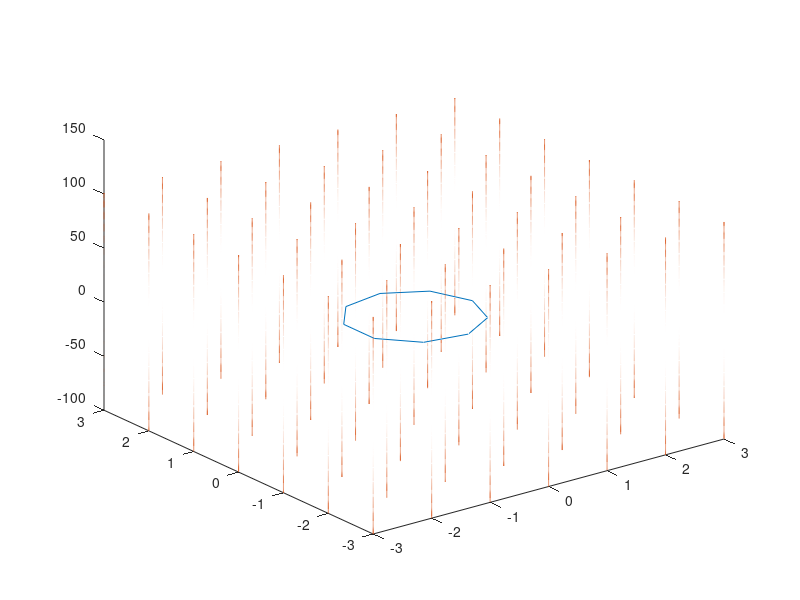

Write the MATLAB code that produced this figure.
clear all; close all;

I=1;
a=1;
theta=linspace(0,2*pi,10);
x1=a*cos(theta);
y1=a*sin(theta);
z1=0*theta;

x=-3:3;
y=-3:3;
z=-100:100;
[X,Y,Z]=meshgrid(x,y,z);
Hx=X*0;
Hy=Y*0;
Hz=1/2*(a^2+Z.^2).^(3/2)*a^2;
plot3(x1,y1,z1);
hold on;

quiver3(X,Y,Z,Hx,Hy,Hz);

